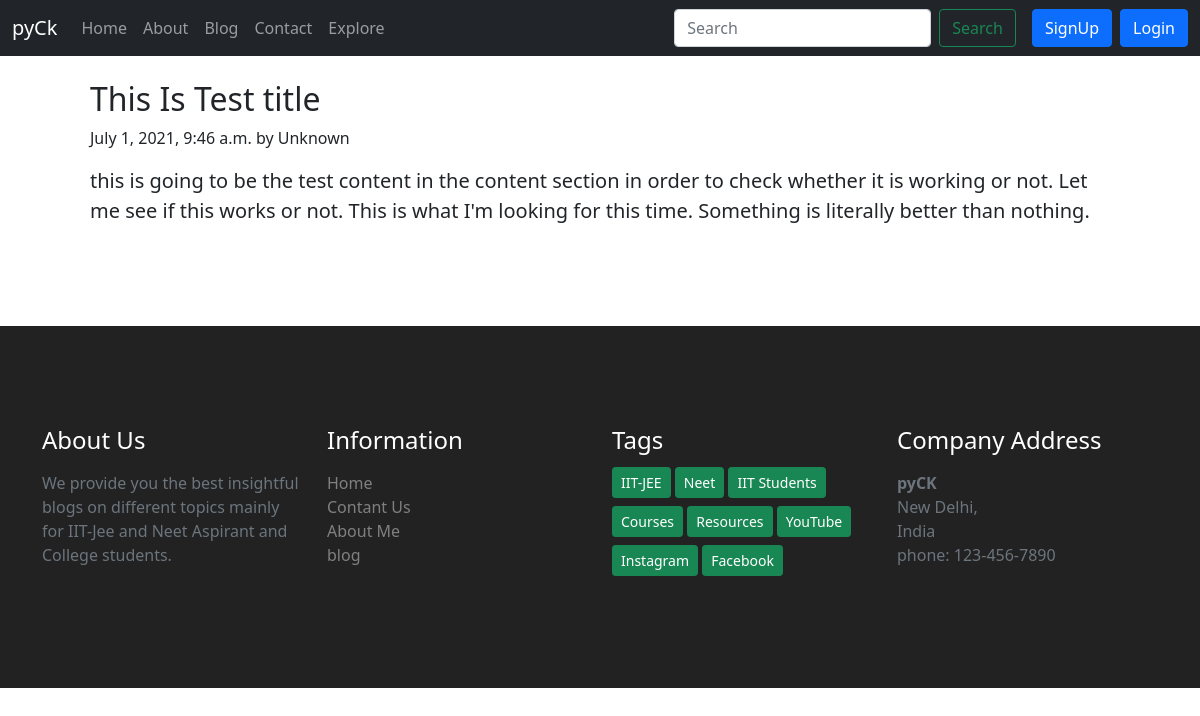
Screenshot of /blog/thisisslug with the database file from the repository.
### blog/models.py (models this page shows, shortened)
class Post(models.Model):
    sno=models.IntegerField(primary_key=True)
    title=models.CharField(max_length=256)
    content=models.TextField()
    author=models.CharField(max_length=250)
    slug=models.CharField(max_length=130)
    timestamp=models.DateTimeField(timezone.now())

### blog/views.py (the view)
# urls.py: path('<str:slug>',views.blogpost,name='blogpost'),
def blogpost(request,slug):
    post=Post.objects.filter(slug=slug).first()
    context={'post':post}
    return render(request,'blog/blogpost.html',context)

### templates/blog/blogpost.html (shortened to what this page needs)
{% extends 'base.html' %}
{% block body %}
<div style="width: 85%; margin:auto">
  <article class="blog-post my-4">
        <h2 class="blog-post-title">{{post.title}}</h2>
        <p class="blog-post-meta">{{post.timestamp}} by {{post.author}}</p>
        <p style='font-size:20px;'>{{post.content|safe}}</p>
      </article>
</div>
{% endblock body %}

### rows the page displays
Post: title "This Is Test title", timestamp "July 1, 2021, 9:46 a.m.", author "Unknown", content "this is going to be the test content in the content section in order to check whether it is working or not. Let me see if this works or not. This is what I'm looking for this time. Something is literally better than nothing."
